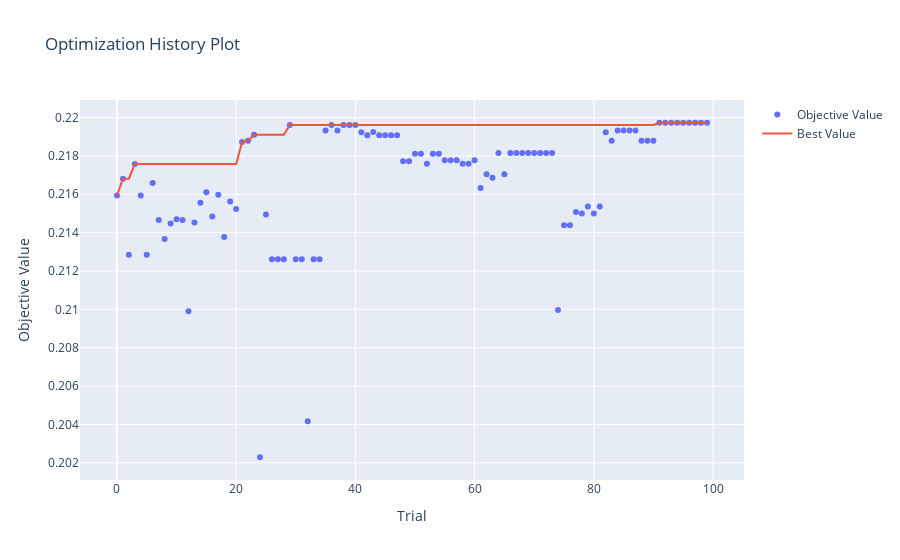

The notebook cell this image was saved under:
### Markdown cell above
### 3.3 Optuna Visualizations
Visualizing hyper-parameter tuning results obtained by running Optuna.

### Code cell
optuna.visualization.plot_optimization_history(study)
